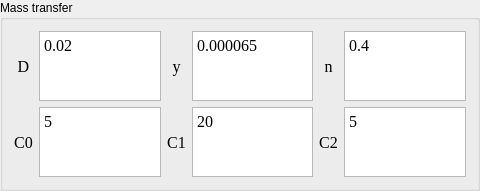
   <widget class="QGroupBox" name="groupBox_4">
    <property name="geometry">
     <rect>
      <x>10</x>
      <y>310</y>
      <width>480</width>
      <height>91</height>
     </rect>
    </property>
    <property name="sizePolicy">
     <sizepolicy hsizetype="Minimum" vsizetype="Minimum">
      <horstretch>0</horstretch>
      <verstretch>0</verstretch>
     </sizepolicy>
    </property>
    <property name="title">
     <string>Mass transfer</string>
    </property>
    <layout class="QGridLayout" name="gridLayout_4">
     <item row="0" column="0">
      <widget class="QLabel" name="label_16">
       <property name="font">
        <font>
         <family>Times New Roman</family>
         <pointsize>12</pointsize>
        </font>
       </property>
       <property name="text">
        <string>D</string>
       </property>
       <property name="alignment">
        <set>Qt::AlignCenter</set>
       </property>
      </widget>
     </item>
     <item row="0" column="2">
      <widget class="QLabel" name="label_19">
       <property name="font">
        <font>
         <family>Times New Roman</family>
         <pointsize>12</pointsize>
        </font>
       </property>
       <property name="text">
        <string>y</string>
       </property>
       <property name="alignment">
        <set>Qt::AlignCenter</set>
       </property>
      </widget>
     </item>
     <item row="0" column="1">
      <widget class="QPlainTextEdit" name="plainTextEdit_16">
       <property name="sizePolicy">
        <sizepolicy hsizetype="Expanding" vsizetype="Expanding">
         <horstretch>0</horstretch>
         <verstretch>0</verstretch>
        </sizepolicy>
       </property>
       <property name="font">
        <font>
         <family>Times New Roman</family>
         <pointsize>12</pointsize>
        </font>
       </property>
       <property name="acceptDrops">
        <bool>true</bool>
       </property>
       <property name="inputMethodHints">
        <set>Qt::ImhMultiLine</set>
       </property>
       <property name="verticalScrollBarPolicy">
        <enum>Qt::ScrollBarAlwaysOff</enum>
       </property>
       <property name="horizontalScrollBarPolicy">
        <enum>Qt::ScrollBarAlwaysOff</enum>
       </property>
       <property name="plainText">
        <string>0.02</string>
       </property>
       <property name="centerOnScroll">
        <bool>false</bool>
       </property>
      </widget>
     </item>
     <item row="0" column="3">
      <widget class="QPlainTextEdit" name="plainTextEdit_17">
       <property name="sizePolicy">
        <sizepolicy hsizetype="Expanding" vsizetype="Expanding">
         <horstretch>0</horstretch>
         <verstretch>0</verstretch>
        </sizepolicy>
       </property>
       <property name="font">
        <font>
         <family>Times New Roman</family>
         <pointsize>12</pointsize>
        </font>
       </property>
       <property name="acceptDrops">
        <bool>true</bool>
       </property>
       <property name="inputMethodHints">
        <set>Qt::ImhMultiLine</set>
       </property>
       <property name="verticalScrollBarPolicy">
        <enum>Qt::ScrollBarAlwaysOff</enum>
       </property>
       <property name="horizontalScrollBarPolicy">
        <enum>Qt::ScrollBarAlwaysOff</enum>
       </property>
       <property name="plainText">
        <string>0.000065</string>
       </property>
       <property name="centerOnScroll">
        <bool>false</bool>
       </property>
      </widget>
     </item>
     <item row="1" column="0">
      <widget class="QLabel" name="label_20">
       <property name="font">
        <font>
         <family>Times New Roman</family>
         <pointsize>12</pointsize>
        </font>
       </property>
       <property name="text">
        <string>C0</string>
       </property>
       <property name="alignment">
        <set>Qt::AlignCenter</set>
       </property>
      </widget>
     </item>
     <item row="1" column="1">
      <widget class="QPlainTextEdit" name="plainTextEdit_19">
       <property name="sizePolicy">
        <sizepolicy hsizetype="Expanding" vsizetype="Expanding">
         <horstretch>0</horstretch>
         <verstretch>0</verstretch>
        </sizepolicy>
       </property>
       <property name="font">
        <font>
         <family>Times New Roman</family>
         <pointsize>12</pointsize>
        </font>
       </property>
       <property name="acceptDrops">
        <bool>true</bool>
       </property>
       <property name="inputMethodHints">
        <set>Qt::ImhMultiLine</set>
       </property>
       <property name="verticalScrollBarPolicy">
        <enum>Qt::ScrollBarAlwaysOff</enum>
       </property>
       <property name="horizontalScrollBarPolicy">
        <enum>Qt::ScrollBarAlwaysOff</enum>
       </property>
       <property name="plainText">
        <string>5</string>
       </property>
       <property name="centerOnScroll">
        <bool>false</bool>
       </property>
      </widget>
     </item>
     <item row="1" column="4">
      <widget class="QLabel" name="label_17">
       <property name="font">
        <font>
         <family>Times New Roman</family>
         <pointsize>12</pointsize>
        </font>
       </property>
       <property name="text">
        <string>C2</string>
       </property>
       <property name="alignment">
        <set>Qt::AlignCenter</set>
       </property>
      </widget>
     </item>
     <item row="1" column="3">
      <widget class="QPlainTextEdit" name="plainTextEdit_20">
       <property name="sizePolicy">
        <sizepolicy hsizetype="Expanding" vsizetype="Expanding">
         <horstretch>0</horstretch>
         <verstretch>0</verstretch>
        </sizepolicy>
       </property>
       <property name="font">
        <font>
         <family>Times New Roman</family>
         <pointsize>12</pointsize>
        </font>
       </property>
       <property name="acceptDrops">
        <bool>true</bool>
       </property>
       <property name="inputMethodHints">
        <set>Qt::ImhMultiLine</set>
       </property>
       <property name="verticalScrollBarPolicy">
        <enum>Qt::ScrollBarAlwaysOff</enum>
       </property>
       <property name="horizontalScrollBarPolicy">
        <enum>Qt::ScrollBarAlwaysOff</enum>
       </property>
       <property name="plainText">
        <string>20</string>
       </property>
       <property name="centerOnScroll">
        <bool>false</bool>
       </property>
      </widget>
     </item>
     <item row="1" column="5">
      <widget class="QPlainTextEdit" name="plainTextEdit_21">
       <property name="sizePolicy">
        <sizepolicy hsizetype="Expanding" vsizetype="Expanding">
         <horstretch>0</horstretch>
         <verstretch>0</verstretch>
        </sizepolicy>
       </property>
       <property name="font">
        <font>
         <family>Times New Roman</family>
         <pointsize>12</pointsize>
        </font>
       </property>
       <property name="acceptDrops">
        <bool>true</bool>
       </property>
       <property name="inputMethodHints">
        <set>Qt::ImhMultiLine</set>
       </property>
       <property name="verticalScrollBarPolicy">
        <enum>Qt::ScrollBarAlwaysOff</enum>
       </property>
       <property name="horizontalScrollBarPolicy">
        <enum>Qt::ScrollBarAlwaysOff</enum>
       </property>
       <property name="plainText">
        <string>5</string>
       </property>
       <property name="centerOnScroll">
        <bool>false</bool>
       </property>
      </widget>
     </item>
     <item row="0" column="4">
      <widget class="QLabel" name="label_18">
       <property name="font">
        <font>
         <family>Times New Roman</family>
         <pointsize>12</pointsize>
        </font>
       </property>
       <property name="text">
        <string>n</string>
       </property>
       <property name="alignment">
        <set>Qt::AlignCenter</set>
       </property>
      </widget>
     </item>
     <item row="0" column="5">
      <widget class="QPlainTextEdit" name="plainTextEdit_18">
       <property name="sizePolicy">
        <sizepolicy hsizetype="Expanding" vsizetype="Expanding">
         <horstretch>0</horstretch>
         <verstretch>0</verstretch>
        </sizepolicy>
       </property>
       <property name="font">
        <font>
         <family>Times New Roman</family>
         <pointsize>12</pointsize>
        </font>
       </property>
       <property name="acceptDrops">
        <bool>true</bool>
       </property>
       <property name="inputMethodHints">
        <set>Qt::ImhMultiLine</set>
       </property>
       <property name="verticalScrollBarPolicy">
        <enum>Qt::ScrollBarAlwaysOff</enum>
       </property>
       <property name="horizontalScrollBarPolicy">
        <enum>Qt::ScrollBarAlwaysOff</enum>
       </property>
       <property name="plainText">
        <string>0.4</string>
       </property>
       <property name="centerOnScroll">
        <bool>false</bool>
       </property>
      </widget>
     </item>
     <item row="1" column="2">
      <widget class="QLabel" name="label_21">
       <property name="font">
        <font>
         <family>Times New Roman</family>
         <pointsize>12</pointsize>
        </font>
       </property>
       <property name="text">
        <string>C1</string>
       </property>
       <property name="alignment">
        <set>Qt::AlignCenter</set>
       </property>
      </widget>
     </item>
    </layout>
   </widget>
